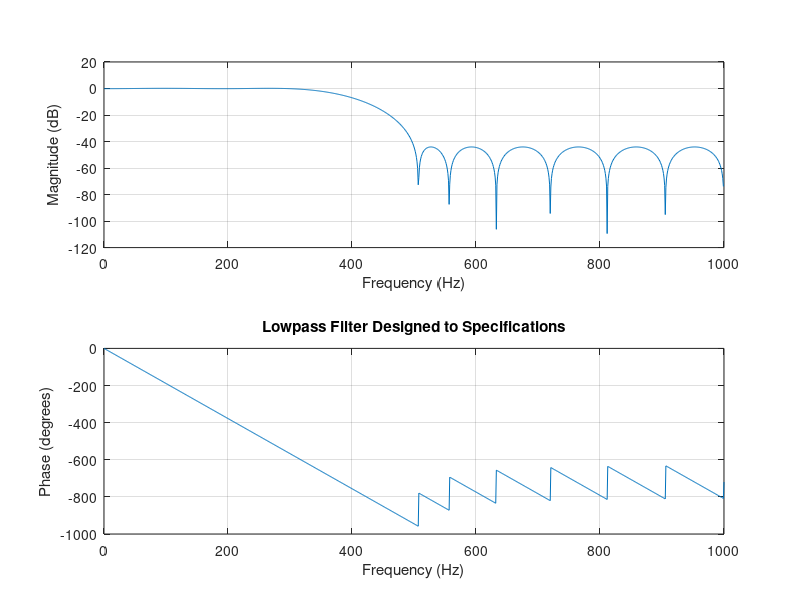

The MATLAB script that drew this image: (Note: this script raises an error after producing the figure.)
%% firpm forpmord test
% dB conversion
% rp = 3;           % Passband ripple
% rs = 40;          % Stopband ripple
% dev = [(10^(rp/20)-1)/(10^(rp/20)+1)  10^(-rs/20)]; 

dev = [0.0157 0.0066] % Passband ripple Stopband ripple
norm_freq = [0.3, 0.5];
fs = 2000;        % Sampling frequency
f = norm_freq*fs/2;    % Cutoff frequencies
a = [1 0];        % Desired amplitudes

[n,fo,ao,w] = firpmord(f,a,dev,fs);
b = firpm(n,fo,ao,w);
freqz(b,1,1024,fs)
title('Lowpass Filter Designed to Specifications')

%% VHDL code generation
Fpass = 0.3; % Fp (passband frequency)
Fstop = 0.5; % Fst (stopband frequency)
delta_p = 0.0157; % peak ripple value in passband
delta_s = 0.0066; % peak ripple value in stopband
Apass = -20*log10(1-delta_p); % Ap (peak passband ripple)
Astop = -20*log10(delta_s); % Ast (stopband attenuation)

d = fdesign.lowpass('Fp,Fst,Ap,Ast',Fpass,Fstop,Apass,Astop)
Hd = design(d,'equiripple','filterstructure','dfsymfir','Systemobject',true)
fvtool(Hd)

% generatehdl(Hd,'InputDataType',numerictype(1,16,15),'Name','MyFilter',...
%               'TargetLanguage','Vhdl','GenerateHDLTestbench', 'on')